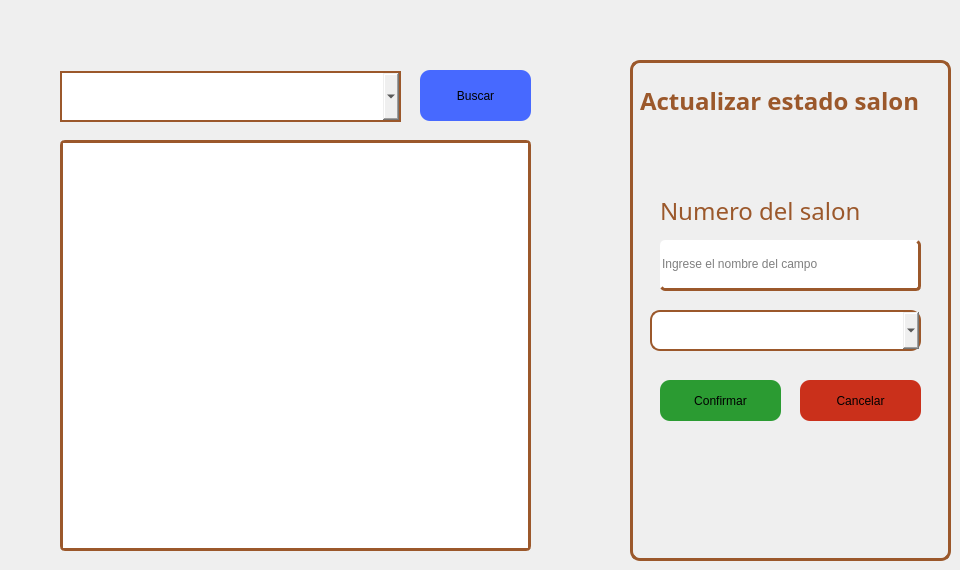
            <widget class="QWidget" name="tab_17">
             <attribute name="title">
              <string>Estado del salon</string>
             </attribute>
             <widget class="QComboBox" name="reSalonSelecc_2">
              <property name="geometry">
               <rect>
                <x>60</x>
                <y>71</y>
                <width>341</width>
                <height>51</height>
               </rect>
              </property>
              <property name="styleSheet">
               <string notr="true">border: 2px solid rgb(155, 88, 43);
color: rgb(0, 0, 0);</string>
              </property>
             </widget>
             <widget class="QTextEdit" name="almResulE_6">
              <property name="enabled">
               <bool>true</bool>
              </property>
              <property name="geometry">
               <rect>
                <x>60</x>
                <y>140</y>
                <width>471</width>
                <height>411</height>
               </rect>
              </property>
              <property name="font">
               <font>
                <family>Adwaita Sans</family>
                <pointsize>12</pointsize>
               </font>
              </property>
              <property name="cursor" stdset="0">
               <cursorShape>IBeamCursor</cursorShape>
              </property>
              <property name="styleSheet">
               <string notr="true">border: unset;
color: rgb(0, 0, 0);
border-radius: 5px;
border: 3px solid rgba(155, 88, 43, 1.0);
</string>
              </property>
              <property name="verticalScrollBarPolicy">
               <enum>Qt::ScrollBarPolicy::ScrollBarAsNeeded</enum>
              </property>
              <property name="readOnly">
               <bool>true</bool>
              </property>
             </widget>
             <widget class="QPushButton" name="almBuscarE_6">
              <property name="geometry">
               <rect>
                <x>420</x>
                <y>70</y>
                <width>111</width>
                <height>51</height>
               </rect>
              </property>
              <property name="cursor">
               <cursorShape>PointingHandCursor</cursorShape>
              </property>
              <property name="styleSheet">
               <string notr="true">border: none;
border-radius: 10px;
background-color: rgb(71, 105, 255);</string>
              </property>
              <property name="text">
               <string>Buscar</string>
              </property>
             </widget>
             <widget class="QFrame" name="frame_10">
              <property name="geometry">
               <rect>
                <x>630</x>
                <y>60</y>
                <width>321</width>
                <height>501</height>
               </rect>
              </property>
              <property name="styleSheet">
               <string notr="true">border: 3px solid rgb(155, 88, 43);
border-radius: 10px;</string>
              </property>
              <property name="frameShape">
               <enum>QFrame::Shape::StyledPanel</enum>
              </property>
              <property name="frameShadow">
               <enum>QFrame::Shadow::Raised</enum>
              </property>
              <widget class="QPushButton" name="sCancelarAct_4">
               <property name="geometry">
                <rect>
                 <x>170</x>
                 <y>320</y>
                 <width>121</width>
                 <height>41</height>
                </rect>
               </property>
               <property name="styleSheet">
                <string notr="true">border: unset;
border-radius: 10px;
background-color: #CA301B;</string>
               </property>
               <property name="text">
                <string>Cancelar</string>
               </property>
              </widget>
              <widget class="QPushButton" name="sConfirmarAct_4">
               <property name="geometry">
                <rect>
                 <x>30</x>
                 <y>320</y>
                 <width>121</width>
                 <height>41</height>
                </rect>
               </property>
               <property name="styleSheet">
                <string notr="true">border: unset;
border-radius: 10px;
background-color: #2B9B32;</string>
               </property>
               <property name="text">
                <string>Confirmar</string>
               </property>
              </widget>
              <widget class="QLineEdit" name="sCampo_4">
               <property name="geometry">
                <rect>
                 <x>30</x>
                 <y>180</y>
                 <width>261</width>
                 <height>51</height>
                </rect>
               </property>
               <property name="styleSheet">
                <string notr="true">border: unset;
color: rgb(0, 0, 0);
border-radius: 5px;
border-bottom: 3px solid rgba(155, 88, 43, 1.0);
border-right: 3px solid  rgba(155, 88, 43, 1.0);</string>
               </property>
               <property name="text">
                <string/>
               </property>
               <property name="placeholderText">
                <string>Ingrese el nombre del campo</string>
               </property>
              </widget>
              <widget class="QLabel" name="label_72">
               <property name="geometry">
                <rect>
                 <x>30</x>
                 <y>130</y>
                 <width>211</width>
                 <height>41</height>
                </rect>
               </property>
               <property name="font">
                <font>
                 <family>Adwaita Sans</family>
                 <pointsize>18</pointsize>
                 <bold>false</bold>
                </font>
               </property>
               <property name="styleSheet">
                <string notr="true">border: unset;
color: rgba(155, 88, 43, 1.0);
</string>
               </property>
               <property name="text">
                <string>Numero del salon</string>
               </property>
              </widget>
              <widget class="QLabel" name="label_73">
               <property name="geometry">
                <rect>
                 <x>10</x>
                 <y>20</y>
                 <width>291</width>
                 <height>41</height>
                </rect>
               </property>
               <property name="font">
                <font>
                 <family>Adwaita Sans</family>
                 <pointsize>18</pointsize>
                 <bold>true</bold>
                </font>
               </property>
               <property name="styleSheet">
                <string notr="true">border: none;
color: rgba(155, 88, 43, 1.0);
</string>
               </property>
               <property name="text">
                <string>Actualizar estado salon</string>
               </property>
              </widget>
              <widget class="QComboBox" name="reSalonSelecc_3">
               <property name="geometry">
                <rect>
                 <x>20</x>
                 <y>250</y>
                 <width>271</width>
                 <height>41</height>
                </rect>
               </property>
               <property name="styleSheet">
                <string notr="true">border: 2px solid rgb(155, 88, 43);
color: rgb(0, 0, 0);</string>
               </property>
              </widget>
             </widget>
            </widget>
